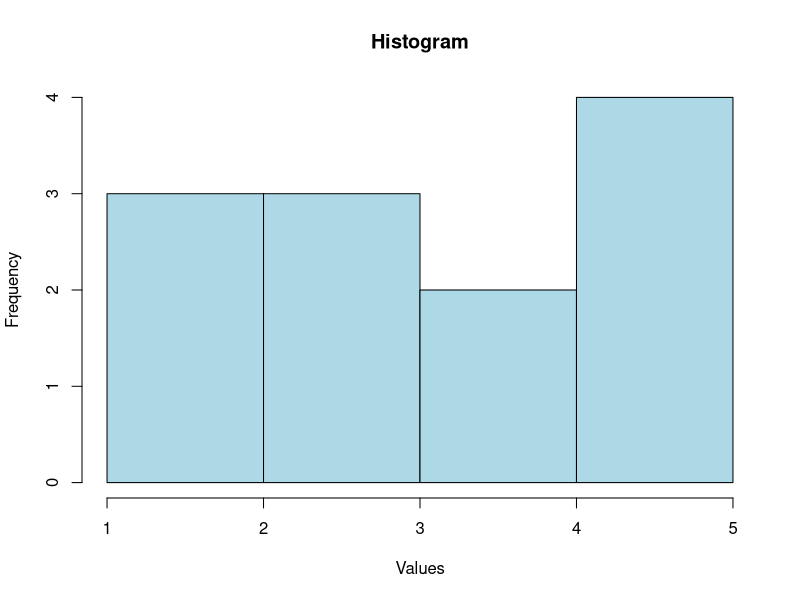

Generate this figure with R:
#CREATING HISTOGRAM
# Sample data
data <- c(1, 2, 2, 3, 3, 3, 4, 4, 5, 5, 5, 5)
# Create a histogram
hist(data, main = "Histogram", xlab = "Values", ylab = "Frequency", col = "lightblue")